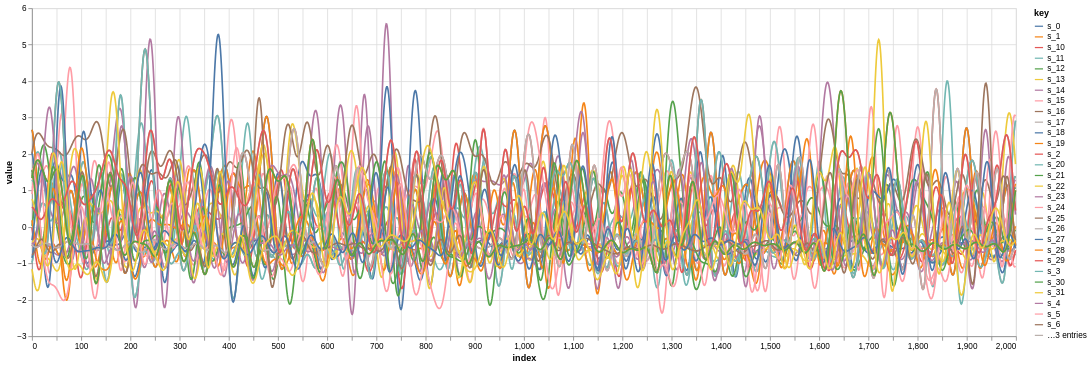

Notebook code for this chart:
### Code cell
n_samples_to_plot = 2_000
trapallada.plot.signals_array(resampled_signals[..., :n_samples_to_plot].squeeze())

### Figure 1 — Vega-Lite specification as saved in the notebook (floating-point values rounded to 4 significant figures; data arrays with more than 128 entries replaced by an {"elided": "..."} marker saying what was removed)
{"config": {"view": {"continuousWidth": 300, "continuousHeight": 300}}, "data": {"name": "data-0639903b5e43070a6a1a146eeff9c9d9"}, "mark": {"type": "line"}, "encoding": {"color": {"field": "key", "type": "nominal"}, "x": {"field": "index", "type": "quantitative"}, "y": {"field": "value", "type": "quantitative"}}, "height": 400, "transform": [{"fold": ["s_0", "s_1", "s_2", "s_3", "s_4", "s_5", "s_6", "s_7", "s_8", "s_9", "s_10", "s_11", "s_12", "s_13", "s_14", "s_15", "s_16", "s_17", "s_18", "s_19", "s_20", "s_21", "s_22", "s_23", "s_24", "s_25", "s_26", "s_27", "s_28", "s_29", "s_30", "s_31"]}], "width": 1200, "$schema": "https://vega.github.io/schema/vega-lite/v5.8.0.json", "datasets": {"data-0639903b5e43070a6a1a146eeff9c9d9": {"elided": "2000 records"}}}
